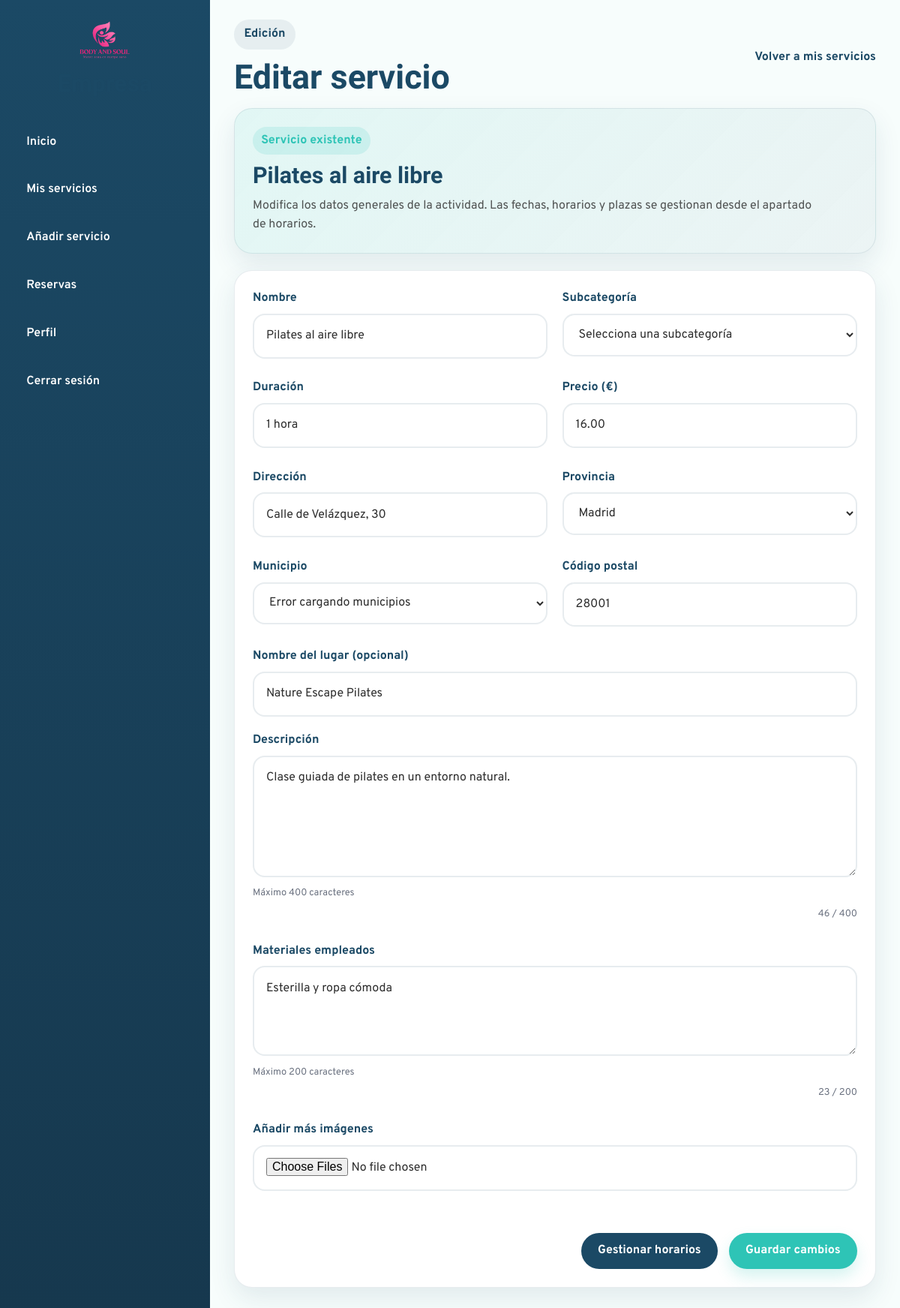
Page /Empresa/editar-servicio.php?id=16 (signed in) on the committed database.
### tables this page shows
CREATE TABLE `servicio` (
  `id_servicio` int(11) NOT NULL,
  `id_empresa` int(11) NOT NULL,
  `nombre_servicio` varchar(150) NOT NULL,
  `descripcion` text DEFAULT NULL,
  `lugar` varchar(150) DEFAULT NULL,
  `id_categoria` int(11) NOT NULL,
  `precio` decimal(10,2) NOT NULL DEFAULT 0.00,
  `duracion` varchar(50) DEFAULT NULL,
  `materiales` text DEFAULT NULL,
  `estado` enum('activo','cancelado') NOT NULL DEFAULT 'activo',
  `id_municipio` int(11) DEFAULT NULL,
  `codigo_postal` varchar(10) DEFAULT NULL,
  `latitud` decimal(10,8) DEFAULT NULL,
  `longitud` decimal(11,8) DEFAULT NULL
);

### bd/bdempresa.php (called while the page is built, shortened)
<?php
class bdempresa{
public $pdo = "";
public function __construct($host,$port,$db,$user,$pass) {
    $this->pdo = new PDO("mysql:host=".$host.";port=".$port.";dbname=".$db.";charset=utf8", $user, $pass);
    }
public function obtenerActividadPorIdempresa($idServicio){
    $sentencia = "SELECT * FROM servicio WHERE id_servicio = :id_servicio";
    $ejecucion = $this->pdo->prepare($sentencia);
    $ejecucion->execute([
        ":id_servicio" => $idServicio
    ]);
    $fila = $ejecucion->fetch(PDO::FETCH_ASSOC);
    return $fila;
}
public function ObtenerProvincias(){
    $sentencia = "SELECT *
                  FROM provincia
                  ORDER BY nombre ASC";
    $ejecucion = $this->pdo->prepare($sentencia);
    $ejecucion->execute();
    return $ejecucion->fetchAll(PDO::FETCH_ASSOC);
}
public function ObtenerMunicipioPorId($idMunicipio){
    $sentencia = "SELECT
                    m.*,
                    p.nombre AS provincia
                  FROM municipio m
                  INNER JOIN provincia p
                    ON m.id_provincia = p.id_provincia
                  WHERE m.id_municipio = :id_municipio";
    $ejecucion = $this->pdo->prepare($sentencia);
    $ejecucion->execute([
        ":id_municipio" => $idMunicipio
    ]);
    return $ejecucion->fetch(PDO::FETCH_ASSOC);
}
}
?>

### Empresa/editar-servicio.php (the view, shortened to what this page needs)
<?php
require_once("head.php");
require_once("../bd/bdempresa.php");
$idServicio = (int) $_GET["id"];
$servicio = $bdempre->obtenerActividadPorIdempresa($idServicio);
$lugarCompleto = $servicio["lugar"] ?? "";
$nombre_lugar = "";
$direccion_lugar = "";
$partesLugar = array_map("trim", explode(",", $lugarCompleto));
if(count($partesLugar) >= 3){
    $nombre_lugar = $partesLugar[0];
    array_shift($partesLugar);
    array_pop($partesLugar);
    $direccion_lugar = implode(", ", $partesLugar);
}else if(count($partesLugar) == 2){
    $direccion_lugar = $partesLugar[0];
}else{
    $direccion_lugar = $lugarCompleto;
}
$id_municipio = $servicio["id_municipio"] ?? "";
$codigo_postal = $servicio["codigo_postal"] ?? "";
$id_provincia = "";
if($id_municipio != ""){
    $municipioActual = $bdempre->ObtenerMunicipioPorId($id_municipio);
    $id_provincia = $municipioActual["id_provincia"];
}
$provincias = $bdempre->ObtenerProvincias();
$nombre_servicio = $servicio["nombre_servicio"];
$duracion = $servicio["duracion"];
$precio = $servicio["precio"];
$descripcion = $servicio["descripcion"];
$materiales = $servicio["materiales"];
if($id_municipio != ""){
    $municipioActual = $bdempre->ObtenerMunicipioPorId($id_municipio);
    $id_provincia = $municipioActual["id_provincia"];
}
?>
<div class="company-main">
  <header class="company-topbar">
    <div class="company-topbar-left">
      <span class="company-page-tag">Edición</span>
      <h2>Editar servicio</h2>
    </div>
    <div class="company-topbar-right">
      <a href="mis-servicios.php" class="company-back-link">Volver a mis servicios</a>
    </div>
  </header>
  <main class="company-content">
    <section class="company-form-hero">
      <div>
        <span class="company-section-badge">Servicio existente</span>
        <h3><?= htmlspecialchars($servicio["nombre_servicio"]) ?></h3>
        <p>
          Modifica los datos generales de la actividad. Las fechas, horarios y plazas se gestionan desde el apartado de horarios.
        </p>
      </div>
    </section>
    <section class="company-form-card">
      <form action="" method="post" class="company-service-form" enctype="multipart/form-data">
        <div class="form-grid">
          <div class="form-group">
            <label for="nombre_servicio">Nombre</label>
            <input
              type="text"
              id="nombre_servicio"
              name="nombre_servicio"
              value="<?php echo htmlspecialchars($nombre_servicio); ?>"
            >
          </div>
          <div class="form-group">
            <label for="id_categoria">Subcategoría</label>
            <select id="id_categoria" name="id_categoria">
              <option value="">Selecciona una subcategoría</option>
            </select>
          </div>
          <div class="form-group">
            <label for="duracion">Duración</label>
            <input
              type="text"
              id="duracion"
              name="duracion"
              placeholder="Ej. 1 hora y 30 minutos"
              value="<?php echo htmlspecialchars($duracion); ?>"
            >
          </div>
          <div class="form-group">
            <label for="precio">Precio (€)</label>
            <input
              type="number"
              id="precio"
              name="precio"
              min="0"
              step="0.01"
              value="<?php echo htmlspecialchars($precio); ?>"
            >
          </div>
          <div class="form-group">
            <label for="direccion_lugar">Dirección</label>
            <input
              type="text"
              id="direccion_lugar"
              name="direccion_lugar"
              placeholder="Ej. Calle Alcalá, 25"
              value="<?php echo htmlspecialchars($direccion_lugar); ?>"
            >
          </div>
          <div class="form-group">
            <label for="id_provincia">Provincia</label>
            <select id="id_provincia" name="id_provincia">
              <?php foreach($provincias as $provincia){ ?>
                <option
                  value="<?php echo $provincia["id_provincia"]; ?>"
                  <?php if($id_provincia == $provincia["id_provincia"]){ echo "selected"; } ?>
                >
                  <?php echo $provincia["nombre"]; ?>
                </option>
              <?php } ?>
            </select>
          </div>
          <div class="form-group">
            <label for="id_municipio">Municipio</label>
            <select id="id_municipio" name="id_municipio">
              <option value="">Selecciona primero una provincia</option>
            </select>
          </div>
          <div class="form-group">
            <label for="codigo_postal">Código postal</label>
            <input
              type="text"
              id="codigo_postal"
              name="codigo_postal"
              maxlength="5"
              value="<?php echo htmlspecialchars($codigo_postal); ?>"
            >
          </div>
          <div class="form-group full-width">
            <label for="nombre_lugar">Nombre del lugar <span class="optional-label">(opcional)</span></label>
            <input
              type="text"
              id="nombre_lugar"
              name="nombre_lugar"
              placeholder="Ej. Indoor Pádel Center"
              value="<?php echo htmlspecialchars($nombre_lugar); ?>"
            >
          </div>
          <div class="form-group full-width">
            <label for="descripcion">Descripción</label>
            <textarea
              id="descripcion"
              name="descripcion"
              rows="5"
              maxlength="400"
            ><?php echo htmlspecialchars($descripcion); ?></textarea>
            <small class="form-hint">Máximo 400 caracteres</small>
            <small id="contadorDescripcion" class="form-counter">0 / 400</small>
          </div>
          <div class="form-group full-width">
            <label for="materiales">Materiales empleados</label>
            <textarea
              id="materiales"
              name="materiales"
              rows="3"
              maxlength="200"
            ><?php echo htmlspecialchars($materiales); ?></textarea>
            <small class="form-hint">Máximo 200 caracteres</small>
            <small id="contadorMateriales" class="form-counter">0 / 200</small>
          </div>
          <div class="form-group full-width">
          <label for="imagenes">Añadir más imágenes</label>
          <input
            type="file"
            id="imagenes"
            name="imagenes[]"
            accept="image/*"
            multiple
          >
        </div>
        </div>
        <div class="form-actions">
          <a href="gestionar-horarios.php?idservicio=<?=$idServicio?>" class="btn-secondary-company">
            Gestionar horarios
          </a>
          <button type="submit" name="enviar" class="btn-primary-company">
            Guardar cambios
          </button>
        </div>
      </form>
    </section>
  </main>
</div>
</body>
</html>

### css/empresa-styles/empresa-index.css (style rules this page uses)
:root { --company-primary: #1B4965; --company-primary-dark: #16384E; --company-secondary: #2EC4B6; --company-accent-soft: rgba(255, 143, 163, 0.16); --company-bg: #F7FDFC; --company-surface: #ffffff; --company-text: #2E2E2E; --company-border: rgba(27, 73, 101, 0.10); --company-shadow: 0 14px 34px rgba(27, 73, 101, 0.10); --company-radius: 24px; --company-transition: all 0.3s ease; }
* { box-sizing: border-box; }
body.company-body { margin: 0; font-family: "Overpass", sans-serif; background-color: var(--company-bg); color: var(--company-text); }
.company-main { display: flex; flex-direction: column; }
.company-topbar { display: flex; justify-content: space-between; align-items: center; gap: 1rem; padding: 1.6rem 2rem 1rem; }
.company-page-tag { display: inline-block; background-color: rgba(27, 73, 101, 0.08); color: var(--company-primary); padding: 0.45rem 0.85rem; border-radius: 999px; font-weight: 700; margin-bottom: 0.7rem; }
.company-topbar-left h2 { margin: 0; font-family: "Sansita", serif; color: var(--company-primary); font-size: clamp(2rem, 4vw, 2.8rem); }
.company-content { padding: 0 2rem 2rem; }
.company-section-badge { display: inline-block; background-color: rgba(46, 196, 182, 0.14); color: var(--company-secondary); padding: 0.35rem 0.7rem; border-radius: 999px; font-weight: 700; margin-bottom: 0.7rem; }

### css/empresa-styles/perfil-empresa.css (style rules this page uses)
:root { --company-primary: #1B4965; --company-primary-dark: #16384E; --company-secondary: #2EC4B6; --company-accent: #FF8FA3; --company-bg: #F7FDFC; --company-surface: #ffffff; --company-text: #2E2E2E; --company-border: rgba(27, 73, 101, 0.10); --company-shadow: 0 14px 34px rgba(27, 73, 101, 0.10); --company-radius: 24px; --company-transition: all 0.3s ease; }
* { box-sizing: border-box; }
body.company-body { margin: 0; font-family: "Overpass", sans-serif; background-color: var(--company-bg); color: var(--company-text); }
.company-main { display: flex; flex-direction: column; }
.company-topbar { display: flex; justify-content: space-between; align-items: center; gap: 1rem; padding: 1.6rem 2rem 1rem; }
.company-page-tag { display: inline-block; background-color: rgba(27, 73, 101, 0.08); color: var(--company-primary); padding: 0.45rem 0.85rem; border-radius: 999px; font-weight: 700; margin-bottom: 0.7rem; }
.company-topbar-left h2 { margin: 0; font-family: "Sansita", serif; color: var(--company-primary); font-size: clamp(2rem, 4vw, 2.8rem); }
.company-content { padding: 0 2rem 2rem; }
.company-section-badge { display: inline-block; background-color: rgba(46, 196, 182, 0.14); color: var(--company-secondary); padding: 0.35rem 0.7rem; border-radius: 999px; font-weight: 700; margin-bottom: 0.7rem; }
.form-grid { display: grid; grid-template-columns: 1fr 1fr; gap: 1.2rem; }
.form-group { display: flex; flex-direction: column; gap: 0.45rem; }
.full-width { grid-column: 1 / -1; }
.form-group label { font-weight: 700; color: var(--company-primary); }
.form-group input, .form-group select, .form-group textarea { width: 100%; padding: 0.95rem 1rem; border-radius: 16px; border: 2px solid rgba(27, 73, 101, 0.10); background-color: #fff; color: var(--company-text); outline: none; transition: var(--company-transition); font: inherit; }
.form-group textarea { resize: vertical; min-height: 120px; }
.form-actions { display: flex; justify-content: flex-end; }
.btn-primary-company { border: none; border-radius: 999px; padding: 0.95rem 1.4rem; font-weight: 700; cursor: pointer; transition: var(--company-transition); background-color: var(--company-secondary); color: #fff; box-shadow: 0 10px 20px rgba(46, 196, 182, 0.2); }

### css/styles.css (style rules this page uses)
:root { --mint: #147a72; --navy: #1B4965; --pink: #b03a5b; --light: #F7FDFC; --dark: #2E2E2E; --white: #ffffff; --font-title: "Sansita Swashed", serif; --font-text: "Overpass", sans-serif; --radius-sm: 10px; --radius-md: 18px; --radius-lg: 28px; --shadow-soft: 0 10px 30px rgba(27, 73, 101, 0.12); --transition: all 0.3s ease; }
* { margin: 0; padding: 0; box-sizing: border-box; }
html { scroll-behavior: smooth; }
body { font-family: var(--font-text); color: var(--dark); background-color: var(--light); line-height: 1.6; }
a { text-decoration: none; color: inherit; }
button, input, select, textarea { font: inherit; }
h1, h2, h3, h4 { font-family: var(--font-title); color: var(--navy); line-height: 1.15; }

### rows in the picture
servicio: nombre_servicio "Pilates al aire libre", duracion "1 hora", precio "16.00", codigo_postal "28001", nombre_lugar "Nature Escape Pilates", descripcion "Clase guiada de pilates en un entorno natural.", materiales "Esterilla y ropa cómoda"

### other values in the picture
form field id_provincia "Madrid"
